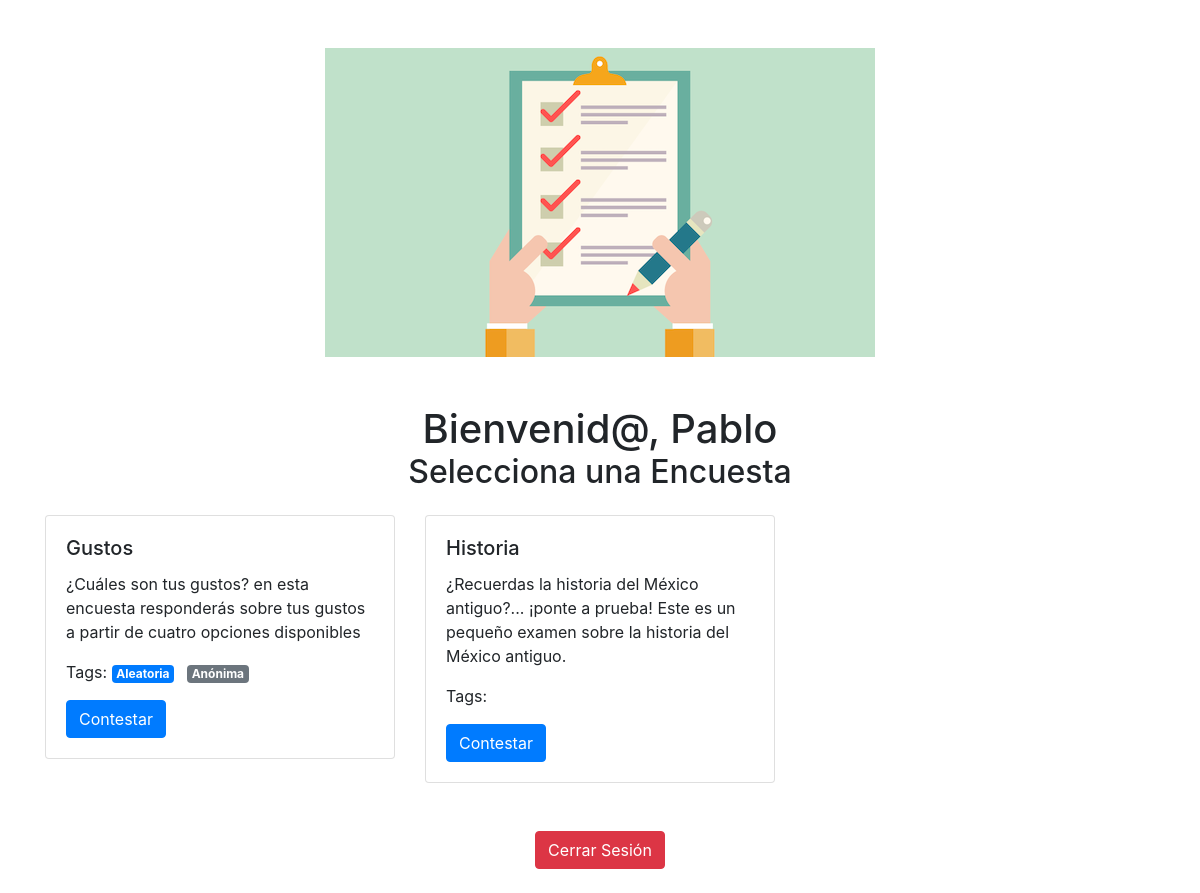
The page /index.php (signed in) on the database its author committed.
### tables this page shows
CREATE TABLE `encuestas` (
  `id` int(11) NOT NULL AUTO_INCREMENT,
  `nombre` varchar(201) NOT NULL,
  `descripcion` text NOT NULL,
  `aleatoria` int(11) NOT NULL,
  `anonima` int(11) NOT NULL,
  PRIMARY KEY (`id`)
);

### index.php (the view, shortened to what this page needs)
<!DOCTYPE html>
<html>
<head>
    <link rel="stylesheet" href="https://stackpath.bootstrapcdn.com/bootstrap/4.5.0/css/bootstrap.min.css"
>
</head>
<body>
	<main class="container">
		<header class="row">
            <div class="col text-center mb-4 p-0">
                <img src="img/encuesta.png" alt="Survey Icon" class="img-fluid my-5">
				<?php  if (isset($_SESSION['username'])) : ?>
					<h1 class="mb-2 m-auto">Bienvenid@, <?php echo $_SESSION['username'] ?></h1>
				<?php  endif ?>
                <h2 class="mb-3 m-auto">Selecciona una Encuesta</h2>
            </div>
        </header>
		<?php
			include('config.php');
			mysqli_query($db, "SET CHARACTER_SET_CLIENT='utf8'");
			mysqli_query($db, "SET CHARACTER_SET_RESULTS='utf8'");
			mysqli_query($db, "SET CHARACTER_SET_CONNECTION='utf8'");
			$sql = "SELECT * FROM `encuestas`";
			$result = mysqli_query($db, $sql);
			$i = 0;
		?>
			<?php while(($row =  mysqli_fetch_assoc($result))) : ?>
				<?php if ($i % 5 == 0) :?>
					<div class="row mb-4">
				<?php  endif ?>
					<?php $i++ ?>
					<div class="col-4">
						<div class="card">
							<div class="card-body">
								<h5 class="card-title"><?php echo $row['nombre']?></h5>
								<p class="card-text"><?php echo $row['descripcion']?></p>
								<p> Tags:
									<?php if ($row['aleatoria'] == 1) :?>
										<span class="badge badge-primary mr-2">Aleatoria</span>
									<?php  endif ?>
									<?php if ($row['anonima'] == 1) :?>
										<span class="badge badge-secondary">Anónima</span>
									<?php  endif ?>
								</p>
								<?php $link_address = "encuesta.php?survey=" . $row['id']; ?>
								<a href="<?php echo $link_address; ?>" class="btn btn-primary">Contestar</a>
							</div>
						</div>
					</div>
			<?php endwhile ?>
			<?php if (($i + 1) % 5 != 0) :?>
				</div>
			<?php  endif ?>
	</main>
	<footer>
		<?php  if (isset($_SESSION['username'])) : ?>
			<div class="row">
				<div class="col my-4 text-center">
					<form action="index.php" method="get">
						<input type="submit" value="Cerrar Sesión" class="btn btn-danger btn-large"/>
					</form>
				</div>
			</div>
		<?php endif ?>
	</footer>
</body>
</html>

### rows shown on the page
encuestas: nombre "Gustos", descripcion "¿Cuáles son tus gustos? en esta encuesta responderás sobre tus gustos a partir de cuatro opciones disponibles", aleatoria "Aleatoria", anonima "Anónima"
encuestas: nombre "Historia", descripcion "¿Recuerdas la historia del México antiguo?... ¡ponte a prueba! Este es un pequeño examen sobre la historia del México antiguo."

### other values the page prints
$_SESSION['username'] "Pablo"
